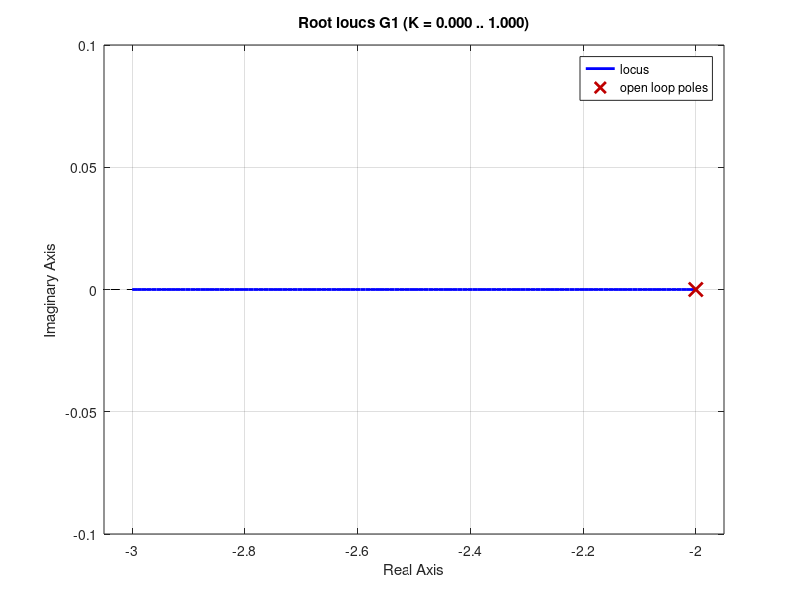
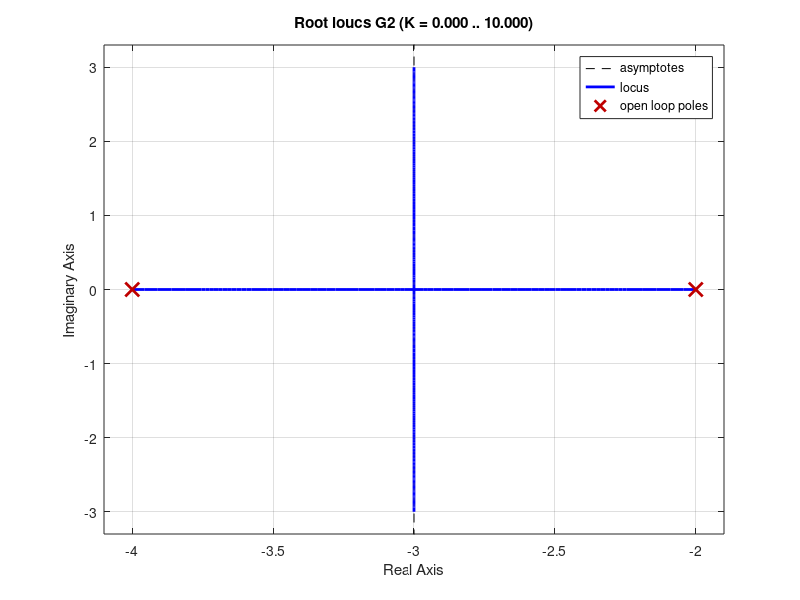
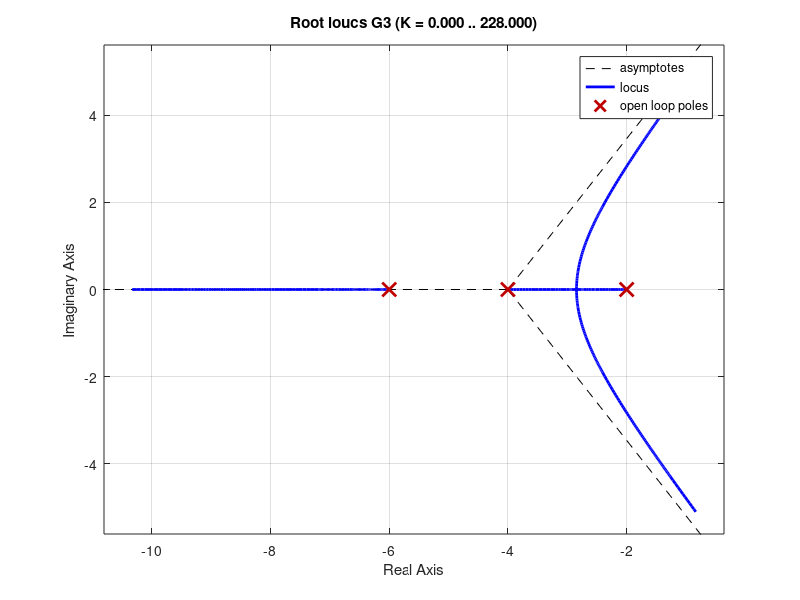

These figures' MATLAB source, in order:
clc
clear all
close all

pkg load control

G1 = tf(1, [1, 2]);
rlocus(G1)

G2 = tf(1, conv([1, 2], [1, 4]));
figure
rlocus(G2)

G3 = tf(1, conv(conv([1, 2], [1, 4]), [1, 6]));
figure
rlocus(G3)
